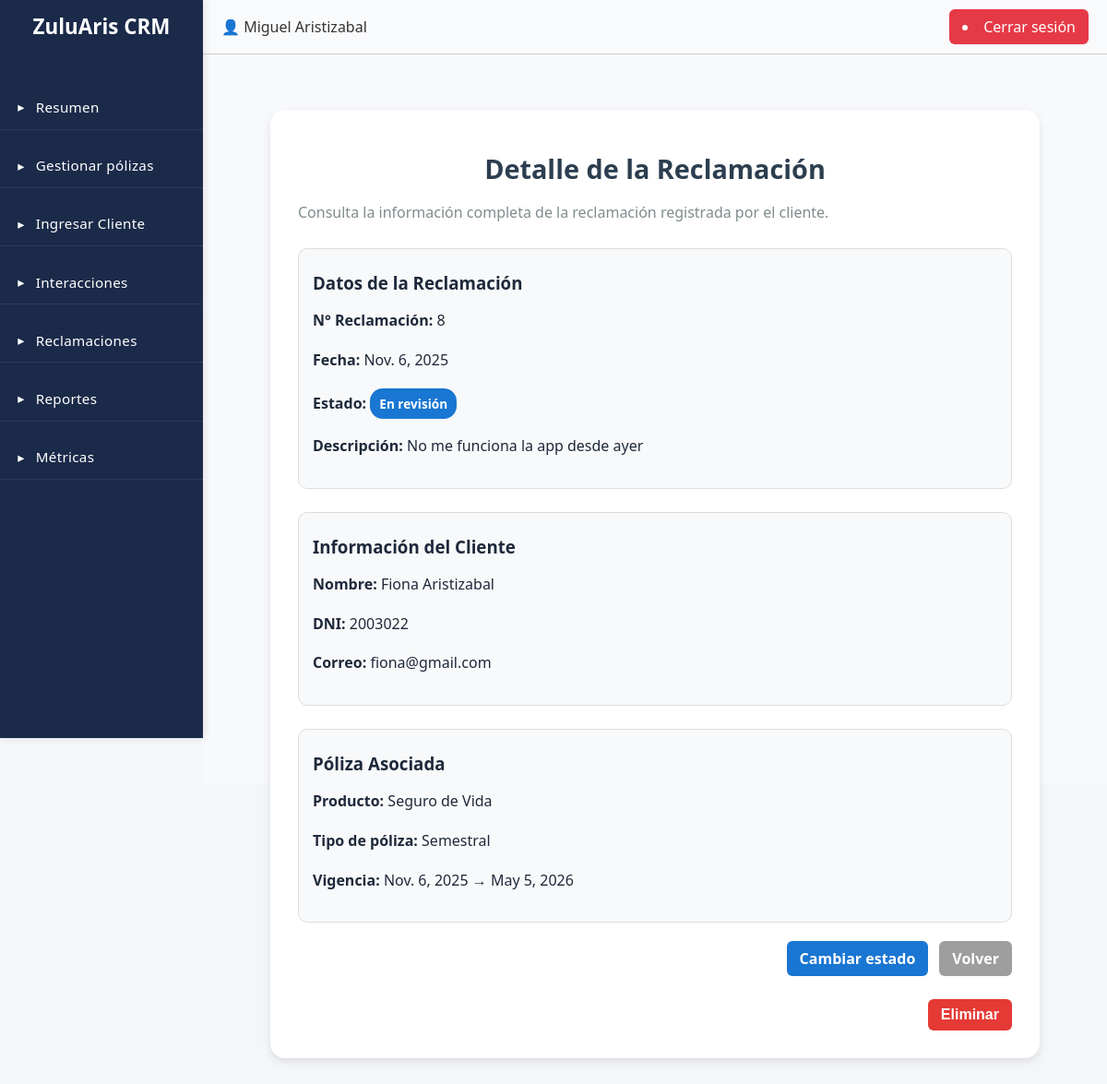
The app's page /reclamaciones/8/ (signed in), older data.
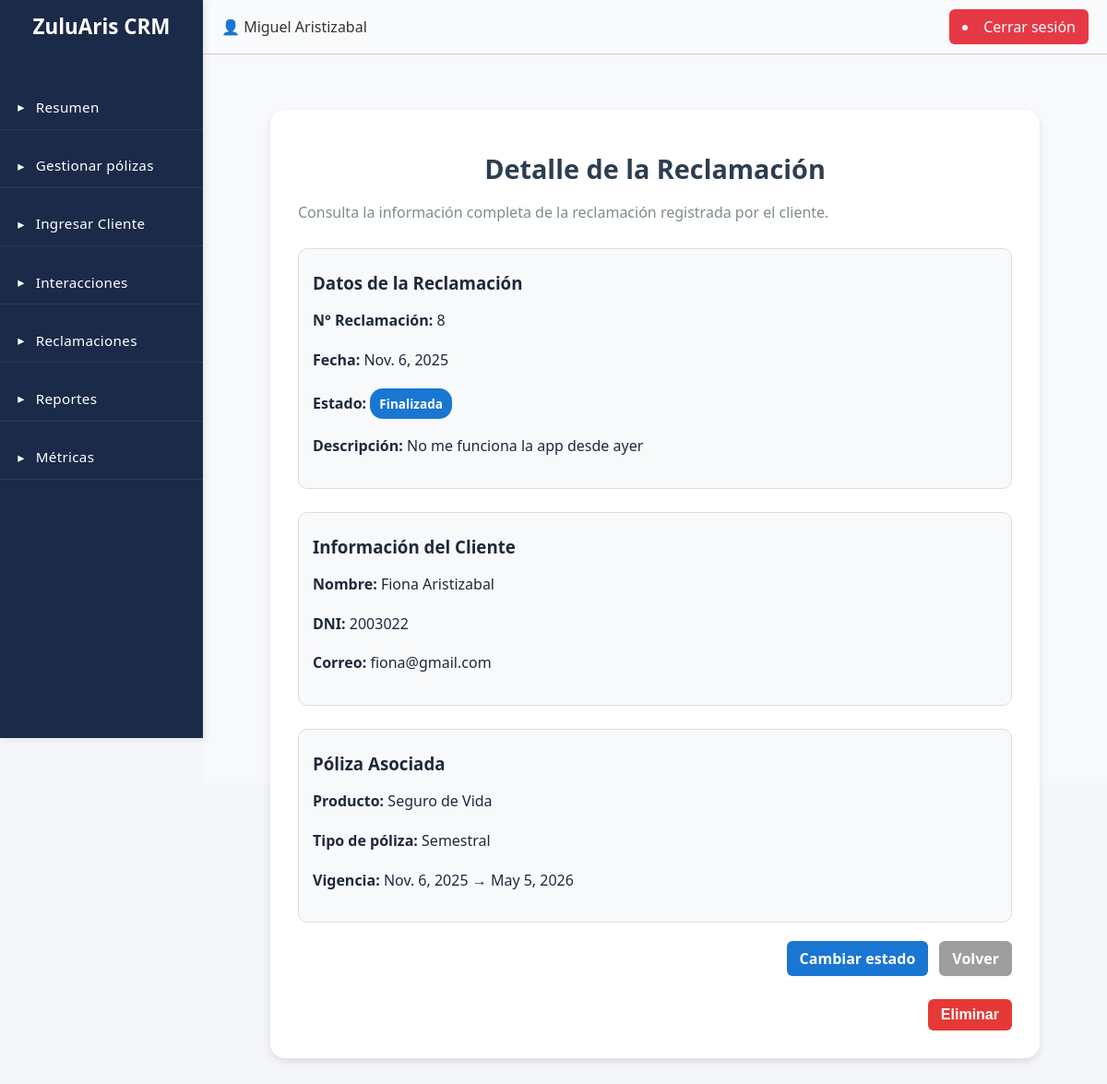
The same page, newer data.
### CRM/models.py (models this page shows)
class Reclamaciones(models.Model):
    id = models.AutoField(primary_key=True)
    dni_asesor = models.ForeignKey(Usuarios, on_delete=models.CASCADE)
    dni_cliente = models.ForeignKey(Clientes, on_delete=models.CASCADE)
    poliza = models.ForeignKey(Polizas, on_delete=models.SET_NULL, null=True, db_column="id_poliza")
    fecha = models.DateField(auto_now_add=True)
    fecha_actualizacion = models.DateTimeField(auto_now=True)
    descripcion = models.TextField(blank=True, null=True)
    id_estado = models.ForeignKey(Estado, on_delete=models.CASCADE, db_column="id_estado", related_name="reclamacion_estado")
    class Meta:
        db_table = "reclamaciones"

class Estado(models.Model):
    id = models.AutoField(primary_key=True)
    descripcion = models.CharField(max_length=50, unique=True)
    class Meta:
        db_table = "estados"

### CRM/views.py (the view)
# urls.py: path('reclamaciones/<int:reclamacion_id>/', CRM.views.detalle_reclamacion, name='detalle_reclamacion'),
def detalle_reclamacion(request, reclamacion_id):
    if not request.user.is_authenticated:
        messages.error(request, "Debes iniciar sesión.")
        return redirect("/login")
    try:
        asesor = Usuarios.objects.get(user=request.user)
    except Usuarios.DoesNotExist:
        messages.error(request, "Tu perfil no está asociado correctamente.")
        return redirect("/")
    reclamacion = get_object_or_404(
        Reclamaciones,
        id=reclamacion_id,
        dni_asesor__empresa=asesor.empresa
    )
    cliente = reclamacion.dni_cliente
    poliza = reclamacion.poliza
    estado = reclamacion.id_estado
    context = {
        "reclamacion": reclamacion,
        "cliente": cliente,
        "poliza": poliza,
        "estado": estado
    }
    return render(request, "reclamacion_detalle.html", context)

### CRM/templates/reclamacion_detalle.html (shortened to what this page needs)
{% extends 'layout_panel.html' %}
{% load static %}
{% block content %}
<section class="detalle-cliente-container">
    <div class="detalle-cliente-card">
        <h2 class="titulo-seccion">Detalle de la Reclamación</h2>
        <p class="descripcion-seccion">
            Consulta la información completa de la reclamación registrada por el cliente.
        </p>
        <div class="poliza-card">
            <h3>Datos de la Reclamación</h3>
            <p><strong>N° Reclamación:</strong> {{ reclamacion.id }}</p>
            <p><strong>Fecha:</strong> {{ reclamacion.fecha }}</p>
            <p><strong>Estado:</strong>
                <span class="estado-tag estado-{{ reclamacion.id_estado.descripcion|lower }}">
                    {{ reclamacion.id_estado.descripcion }}
                </span>
            </p>
            <p><strong>Descripción: </strong>{{ reclamacion.descripcion|default:"Sin descripción" }}</p>
        </div>
        <div class="poliza-card">
            <h3>Información del Cliente</h3>
            <p><strong>Nombre:</strong> {{ cliente.nombre }}</p>
            <p><strong>DNI:</strong> {{ cliente.dni }}</p>
            <p><strong>Correo:</strong> {{ cliente.correo|default:"No especificado" }}</p>
        </div>
        {% if poliza %}
        <div class="poliza-card">
            <h3>Póliza Asociada</h3>
            <p><strong>Producto:</strong> {{ poliza.id_producto.descripcion }}</p>
            <p><strong>Tipo de póliza:</strong> {{ poliza.id_tipo_poliza.descripcion }}</p>
            <p><strong>Vigencia:</strong> {{ poliza.fecha_inicio }} → {{ poliza.fecha_fin }}</p>
        </div>
        {% endif %}
        <div class="acciones-formulario">
                <a href="{% url 'cambiar_estado_reclamacion' reclamacion.id %}" class="btn-guardar">
                    Cambiar estado
                </a>
                <a href="{% url 'reclamaciones' %}" class="btn-cancelar">Volver</a>
            </div>
            <form method="POST" action="{% url 'eliminar_reclamacion' reclamacion.id %}"
                  onsubmit="return confirm('¿Seguro que deseas eliminar esta reclamación?')">
                <div class="acciones-formulario eliminar">
                    <button type="submit" class="btn-eliminar">Eliminar</button>
                </div>
            </form>
    </div>
</section>
{% endblock %}

Row changes from the older to the newer data that the page shows:
changed Reclamaciones "No me funciona la app desde ayer": id_estado.descripcion "En revisión" → "Finalizada"
